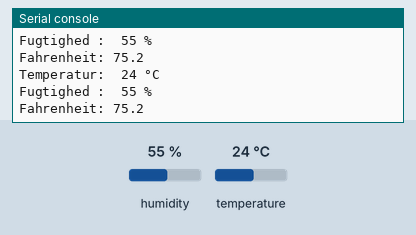
Recording of a program running on a simulated MicroPython board. On the bench: the last lines printed to the serial console. The test bench sets the inputs (shaded band); at power-on: humidity 55 %, temperature 24 °C.

Above: at 1.2 s.
1.3 s: humidity set to 22 %
At 2.6 s:
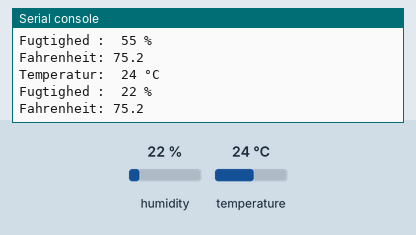
2.8 s: temperature set to 12 °C
At 3.9 s:
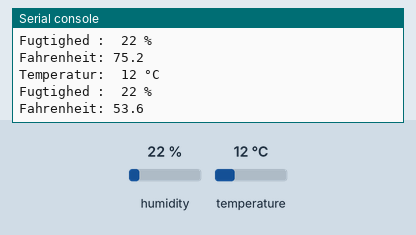
4.3 s: humidity set to 40 %
At 6.0 s:
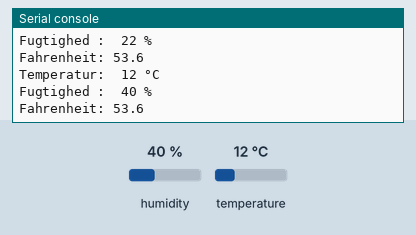
Timing chart, 0 to 7.5 s (numbered marks = the images above; inputs shaded):
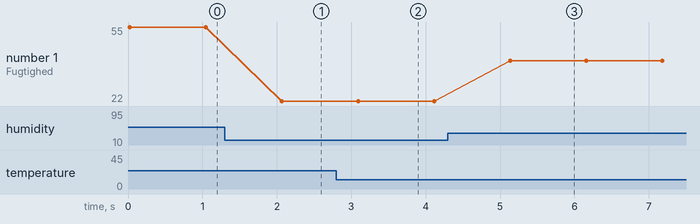

The program:

Oevelse_2_2.py
```python
from machine import Pin
from time import sleep
import dht

########################################
# CONFIGURATION
dht11_pin = 0

########################################
# OBJECT
dht11 = dht.DHT11(Pin(dht11_pin))

########################################
# PROGRAM
def cel_to_fah(temp_Cel):
    return temp_Cel*9/5+32

while True:
    dht11.measure() #Make the measurement
    temp = dht11.temperature() #Get the temperature
    hum = dht11.humidity() #Get the humidity
    temp_fah=cel_to_fah(temp)
    print("Temperatur: %3d °C" % temp)
    print("Fugtighed : %3d %%" % hum)
    print(f"Fahrenheit: {temp_fah}")

    sleep(1)
```

Measured:
- after the input at 1.3 s, the serial console: prints a new line after 0.77 s (image 1)
- after the input at 2.8 s, the serial console: prints a new line after 0.29 s (image 2)
- after the input at 4.3 s, the serial console: prints a new line after 0.84 s (image 3)
- plotted number 1: 55 → 22 after the input at 1.3 s, 22 → 40 after the input at 4.3 s
